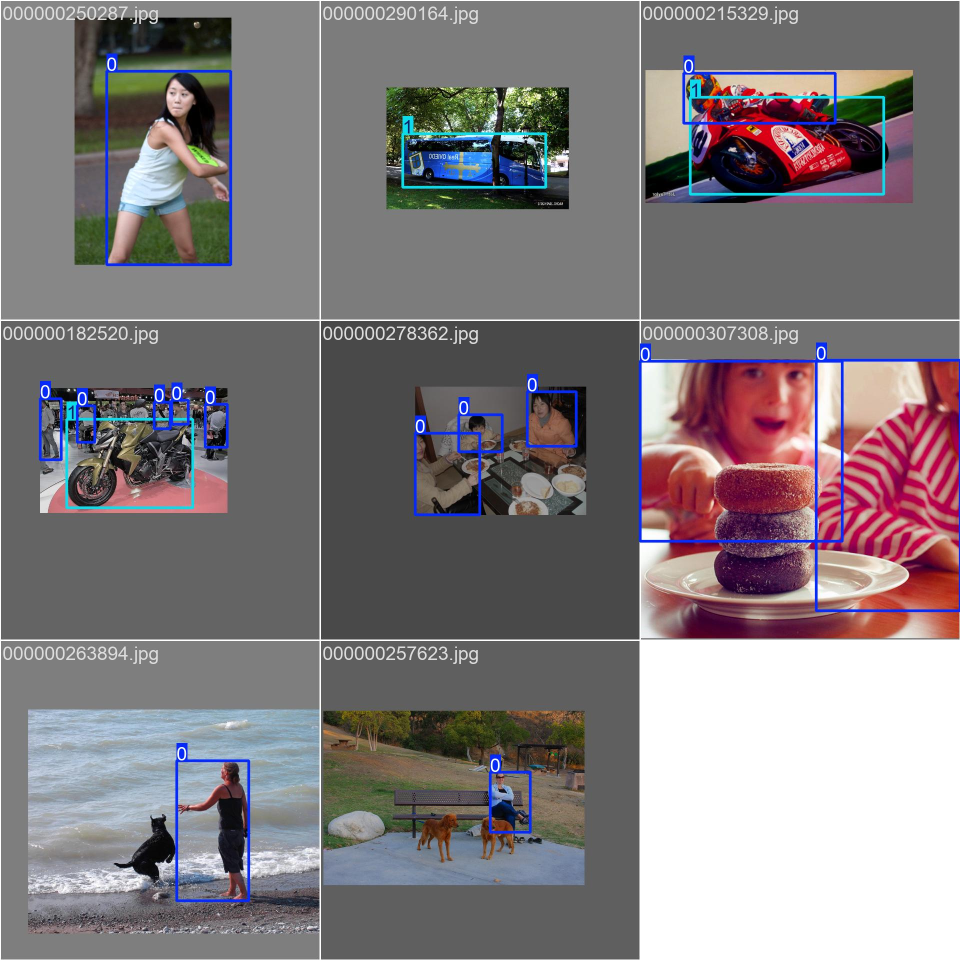
#> input picture models/trained/cctv_exp_original/train_batch0.jpg, 1920 x 1920 px (shown at 1/2 size)
$ python -i weather_augmentation.py   (imports and definitions only)
#> lines starting #> are read from the running program, lines starting #| are printed output that depends on the picture
#> further down, picture is the input picture: shape (1920, 1920, 3); mean B, G, R 126.3, 123, 129.1
"""
Weather Augmentation Module for CCTV Surveillance Footage.
Implements physically grounded, realistic atmospheric simulation:
1. Directional Rain: Multi-scale directional streaks using 1D motion kernels, storm light attenuation, and rain mist.
2. Atmospheric Fog: Koschmieder optical scattering model with perspective depth gradient and airlight.
3. Atmospheric Haze: Mie scattering with distance-based contrast reduction and veiling luminance.
4. Multi-Scale Snow: 3-layer depth particle synthesis (distant micro-snow, falling midground, soft bokeh foreground).
"""

from typing import Optional
import cv2
import numpy as np

def create_directional_motion_kernel(length: int, angle_deg: float) -> np.ndarray:
    """Creates a normalized 1D motion blur line kernel oriented at angle_deg."""
    length = max(3, int(length))
    ksize = length if length % 2 == 1 else length + 1
    kernel = np.zeros((ksize, ksize), dtype=np.float32)
    center = ksize // 2

    rad = np.radians(angle_deg)
    dx = np.cos(rad) * (length / 2.0)
    dy = np.sin(rad) * (length / 2.0)

    pt1 = (int(round(center - dx)), int(round(center - dy)))
    pt2 = (int(round(center + dx)), int(round(center + dy)))

    cv2.line(kernel, pt1, pt2, 1.0, 1)
    k_sum = np.sum(kernel)
    if k_sum > 0:
        kernel /= k_sum
    else:
        kernel[center, center] = 1.0
    return kernel

def simulate_rain(
    image_rgb: np.ndarray,
    preset: str = "moderate",
    density: float = 0.6,
    streak_intensity: float = 0.6,
    slant_angle: float = -20.0,
    seed: Optional[int] = None
) -> np.ndarray:
    """
    Simulates physically grounded directional rain on surveillance footage.

    Components:
    1. Atmospheric storm illumination attenuation (overcast dimming & cool chromatic shift).
    2. Distant rain mist (subtle depth veil).
    3. Multi-scale directional rain streaks with realistic 1D velocity kernels.
    """
#> called with preset = 'moderate', density = 0.6, streak_intensity = 0.6, slant_angle = -20
    if seed is not None:
        np.random.seed(seed)

    h, w = image_rgb.shape[:2]

    preset_multipliers = {
        "light": 0.45,
        "moderate": 0.85,
        "heavy": 1.40,
    }
    mult = preset_multipliers.get(preset.lower(), 0.85) * max(0.2, (density + streak_intensity) / 2.0)

    # 1. Storm sky & atmospheric luminance attenuation
    # Real rainstorms darken ambient scene light and produce a slight cool overcast tone
    dimmed = image_rgb.astype(np.float32)
    darken_factor = np.clip(1.0 - 0.22 * mult, 0.65, 0.98)
    dimmed[:, :, 0] *= (darken_factor * 0.96)  # Slightly reduce red
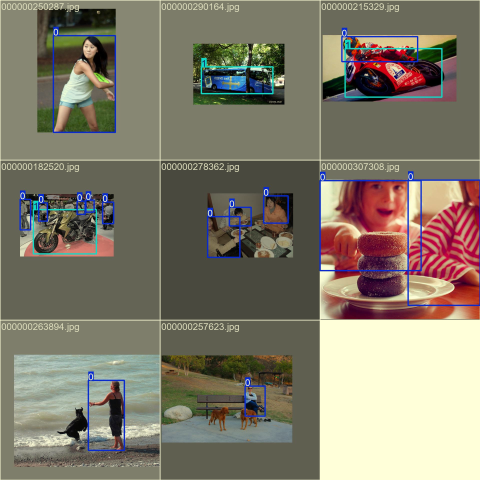
#> dimmed: shape (1920, 1920, 3) float32 (shown at 1/4 size); mean B, G, R 108.3, 123.5, 129.7
    dimmed[:, :, 1] *= darken_factor          # Neutral green
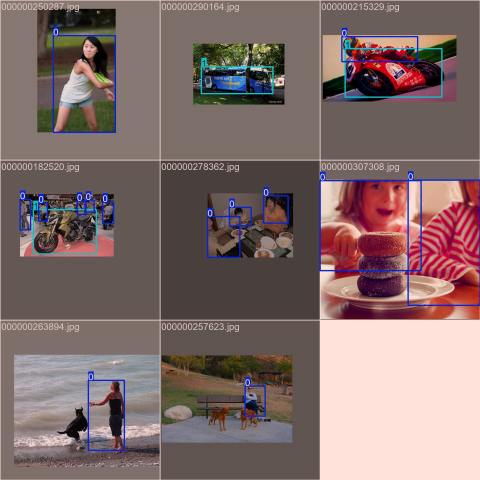
#> dimmed: shape (1920, 1920, 3) float32 (shown at 1/4 size); mean B, G, R 108.3, 109.6, 129.7
    dimmed[:, :, 2] *= (darken_factor * 1.04)  # Subtle cool blue ambient shift

    # 2. Atmospheric rain haze/mist layer (stronger towards upper background)
    Y, _ = np.mgrid[0:h, 0:w]
    depth_mist = (1.0 - (Y / float(h))) * (0.28 * mult)
    mist_3ch = np.repeat(depth_mist[:, :, np.newaxis], 3, axis=2)
    mist_color = np.array([195, 205, 218], dtype=np.float32)
    scene_with_mist = dimmed * (1.0 - mist_3ch) + mist_color * mist_3ch
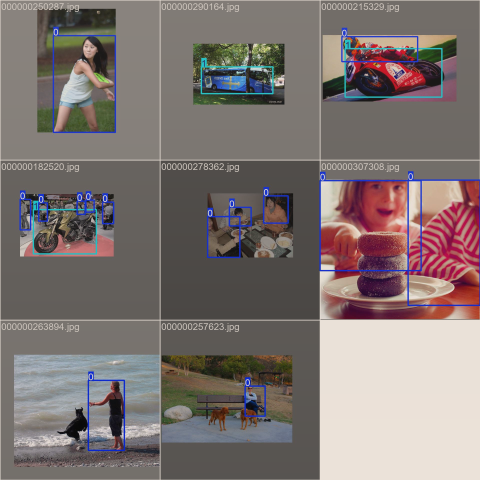
#> scene_with_mist: shape (1920, 1920, 3) float64 (shown at 1/4 size); mean B, G, R 114.6, 116.7, 127

    # 3. Layer A: Distant fine rain (short, dense, thin streaks)
    num_fine = int(w * h * 0.00045 * mult)
    fine_pts = np.zeros((h, w), dtype=np.float32)
    if num_fine > 0:
        ys = np.random.randint(0, h, num_fine)
        xs = np.random.randint(0, w, num_fine)
        fine_pts[ys, xs] = np.random.uniform(140, 220, num_fine)
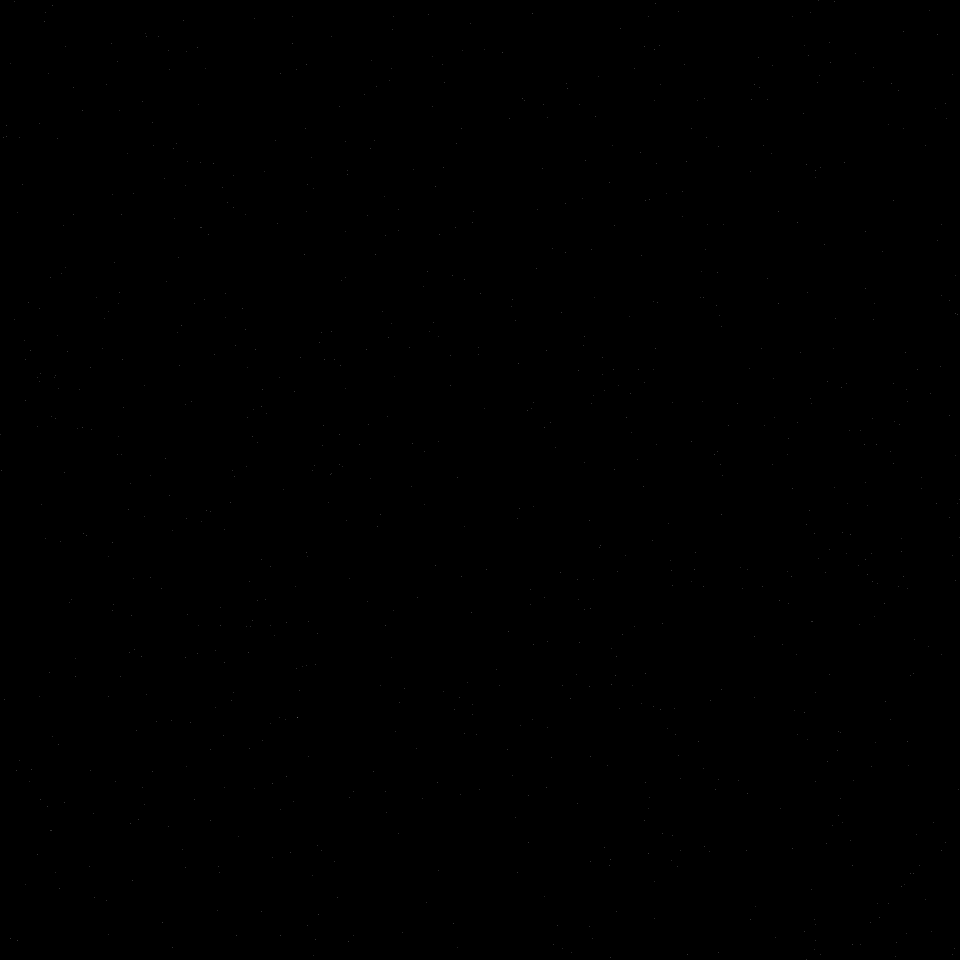
#> fine_pts: shape (1920, 1920) float32 (shown at 1/2 size); min 0, max 220, mean 0
        fine_kernel = create_directional_motion_kernel(int(14 + 10 * mult), 90.0 + slant_angle)
        fine_streaks = cv2.filter2D(fine_pts, -1, fine_kernel)
    else:
        fine_streaks = np.zeros((h, w), dtype=np.float32)

    # 4. Layer B: Mid-distance rain (medium length, distinct streaks)
    num_mid = int(w * h * 0.00020 * mult)
    mid_pts = np.zeros((h, w), dtype=np.float32)
    if num_mid > 0:
        ys = np.random.randint(0, h, num_mid)
        xs = np.random.randint(0, w, num_mid)
        mid_pts[ys, xs] = np.random.uniform(180, 255, num_mid)
        mid_kernel = create_directional_motion_kernel(int(24 + 18 * mult), 90.0 + slant_angle)
        mid_streaks = cv2.filter2D(mid_pts, -1, mid_kernel)
    else:
        mid_streaks = np.zeros((h, w), dtype=np.float32)

    # 5. Layer C: Foreground lens streaks (longer, motion-blurred, slightly softer)
    num_fore = int(w * h * 0.00004 * mult)
    fore_pts = np.zeros((h, w), dtype=np.float32)
    if num_fore > 0:
        ys = np.random.randint(0, h, num_fore)
        xs = np.random.randint(0, w, num_fore)
        fore_pts[ys, xs] = np.random.uniform(220, 255, num_fore)
        fore_kernel = create_directional_motion_kernel(int(38 + 25 * mult), 90.0 + slant_angle + np.random.uniform(-3, 3))
        fore_streaks = cv2.filter2D(fore_pts, -1, fore_kernel)
        fore_streaks = cv2.GaussianBlur(fore_streaks, (3, 3), 0.6)
    else:
        fore_streaks = np.zeros((h, w), dtype=np.float32)

    # Combine streak layers
    combined_streaks = fine_streaks * 0.45 + mid_streaks * 0.70 + fore_streaks * 0.95
    rain_alpha = np.clip((combined_streaks / 255.0) * (0.65 * mult), 0.0, 0.85)
    rain_alpha_3ch = np.repeat(rain_alpha[:, :, np.newaxis], 3, axis=2)

    # Translucent rain streak color
    rain_color = np.array([215, 228, 242], dtype=np.float32)
    final = scene_with_mist * (1.0 - rain_alpha_3ch) + rain_color * rain_alpha_3ch

    return np.clip(final, 0, 255).astype(np.uint8)

# [180 lines left out: functions simulate_fog, simulate_haze, simulate_snow, apply_weather_pipeline, not called in this run]

>>> import cv2
>>> picture = cv2.imread('../models/trained/cctv_exp_original/train_batch0.jpg')
>>> result = simulate_rain(picture)

$ run again, on models/trained/cctv_exp_original/train_batch1.jpg
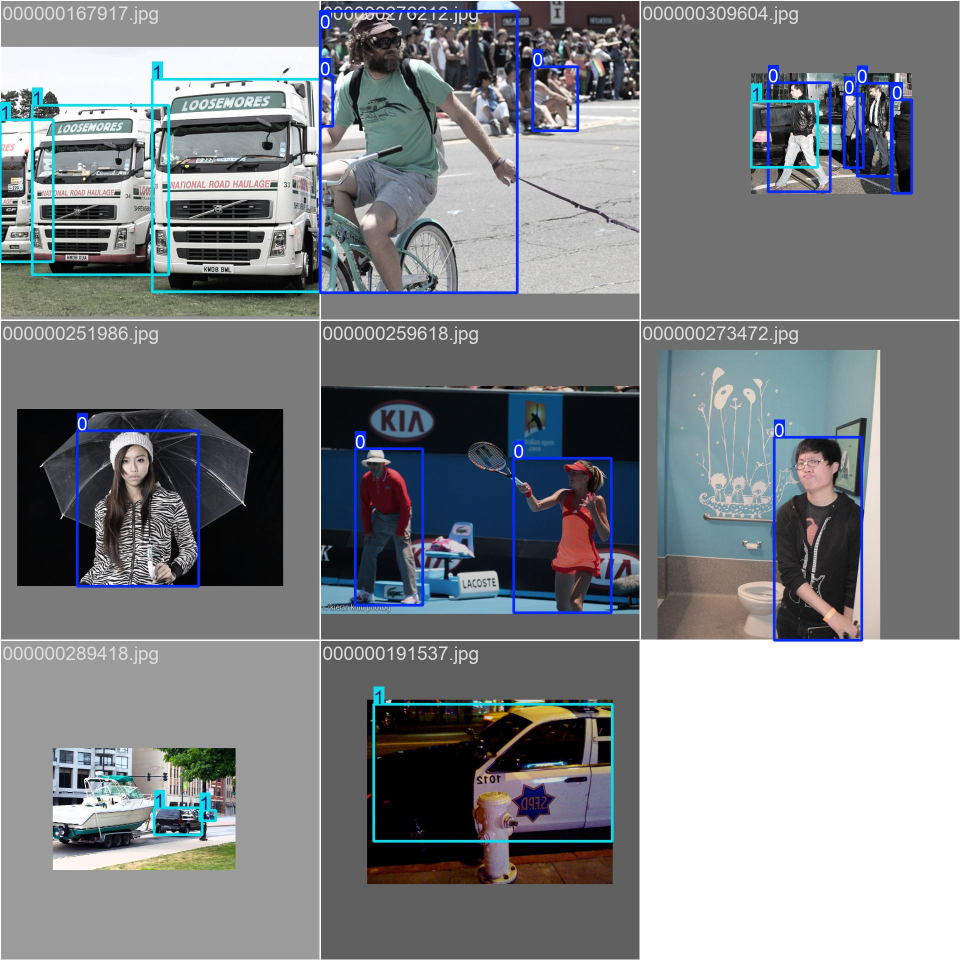
#> input picture models/trained/cctv_exp_original/train_batch1.jpg, 1920 x 1920 px (shown at 1/2 size)
#> picture is the input picture: shape (1920, 1920, 3); mean B, G, R 134.7, 130.7, 127.1
#> in simulate_rain, `dimmed[:, :, 1] *= darken_factor`:
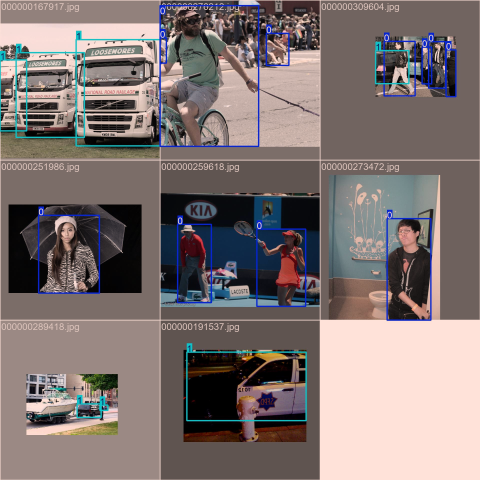
#> dimmed: shape (1920, 1920, 3) float32 (shown at 1/4 size); mean B, G, R 116.3, 115.6, 127.9
#> in simulate_rain, `scene_with_mist = dimmed * (1.0 - mist_3ch) + mist_color * mist_3ch`:
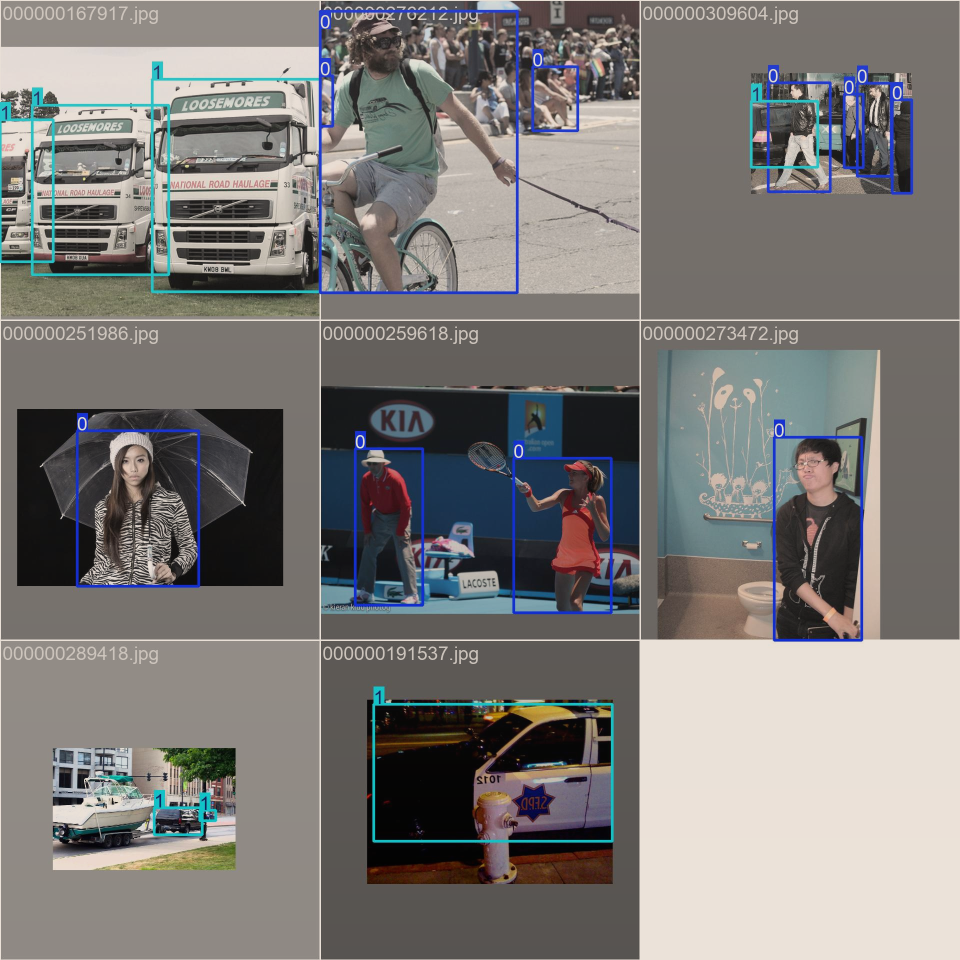
#> scene_with_mist: shape (1920, 1920, 3) float64 (shown at 1/2 size); mean B, G, R 120.8, 122.7, 125

$ run again, on models/trained/cctv_exp_original/train_batch2.jpg
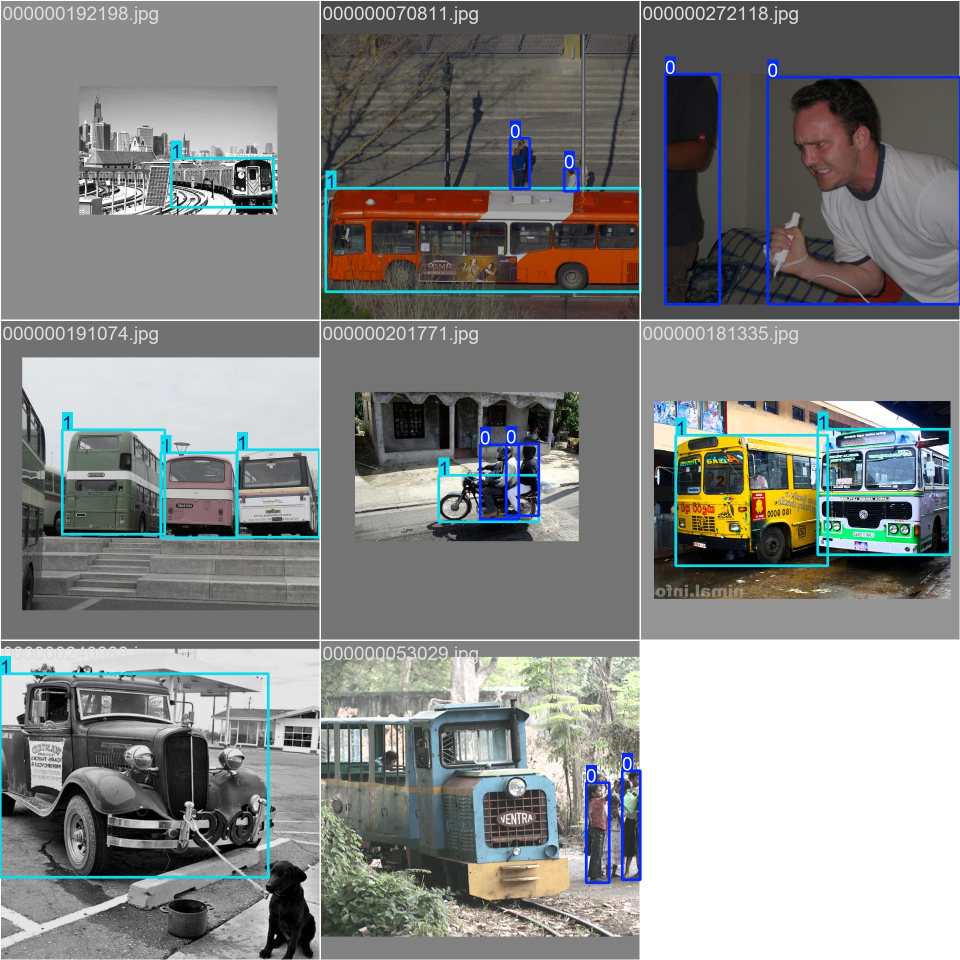
#> input picture models/trained/cctv_exp_original/train_batch2.jpg, 1920 x 1920 px (shown at 1/2 size)
#> picture is the input picture: shape (1920, 1920, 3); mean B, G, R 132.9, 134.4, 132.8
#> in simulate_rain, `dimmed[:, :, 1] *= darken_factor`:
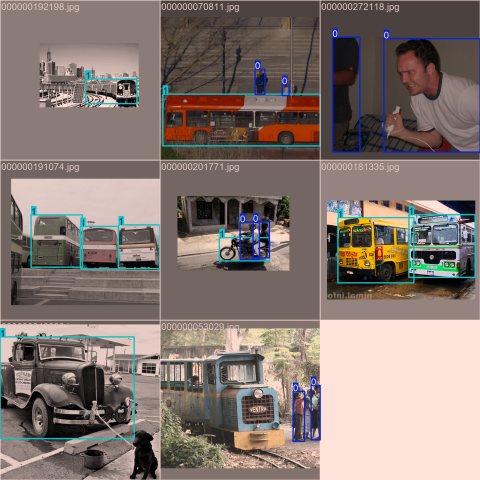
#> dimmed: shape (1920, 1920, 3) float32 (shown at 1/4 size); mean B, G, R 113.8, 118.4, 132.9
#> in simulate_rain, `scene_with_mist = dimmed * (1.0 - mist_3ch) + mist_color * mist_3ch`:
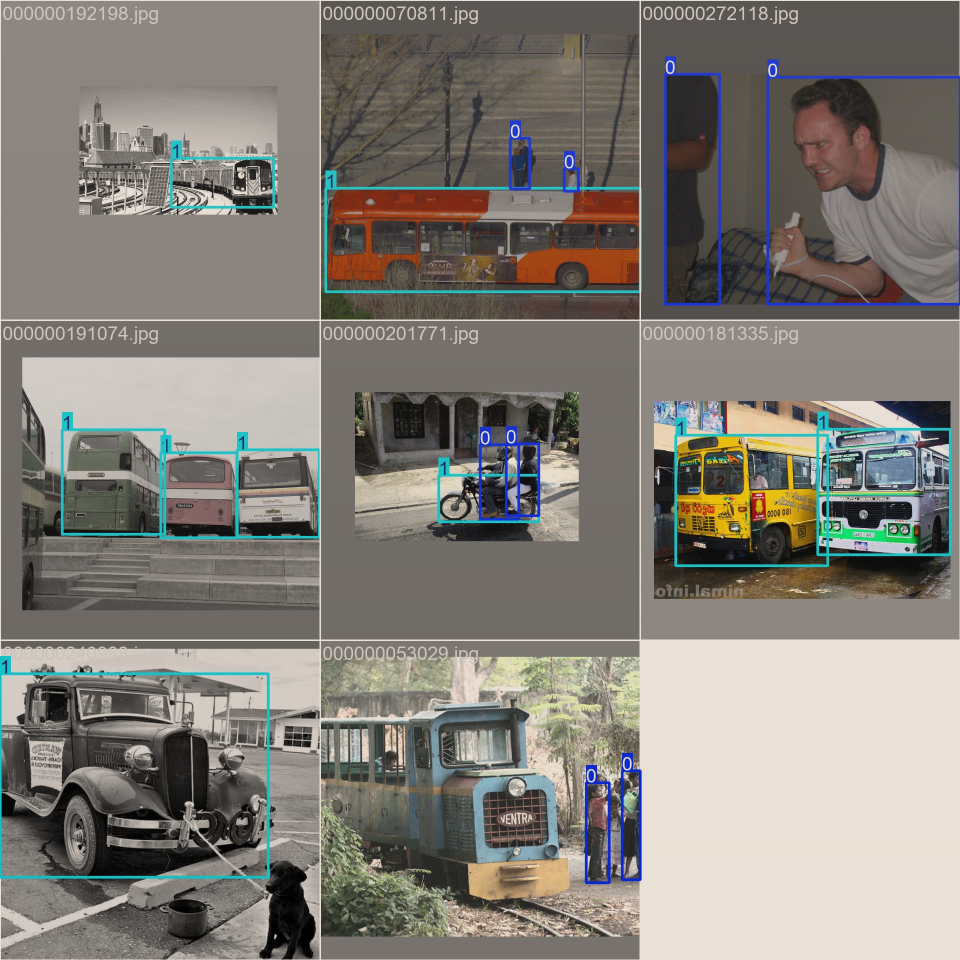
#> scene_with_mist: shape (1920, 1920, 3) float64 (shown at 1/2 size); mean B, G, R 120, 126.3, 130.3
